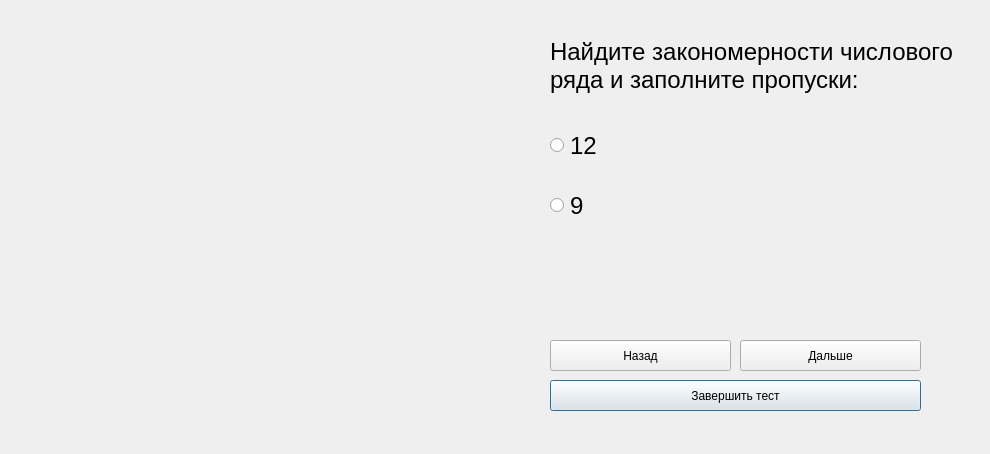
<?xml version="1.0" encoding="UTF-8"?>
<ui version="4.0">
 <class>TestForm13</class>
 <widget class="QDialog" name="TestForm13">
  <property name="geometry">
   <rect>
    <x>0</x>
    <y>0</y>
    <width>990</width>
    <height>454</height>
   </rect>
  </property>
  <property name="windowTitle">
   <string>Dialog</string>
  </property>
  <widget class="QRadioButton" name="radioButton_2">
   <property name="geometry">
    <rect>
     <x>550</x>
     <y>190</y>
     <width>81</width>
     <height>31</height>
    </rect>
   </property>
   <property name="font">
    <font>
     <pointsize>18</pointsize>
    </font>
   </property>
   <property name="layoutDirection">
    <enum>Qt::LeftToRight</enum>
   </property>
   <property name="text">
    <string>9</string>
   </property>
  </widget>
  <widget class="QPushButton" name="finish_pushButton">
   <property name="geometry">
    <rect>
     <x>550</x>
     <y>380</y>
     <width>371</width>
     <height>31</height>
    </rect>
   </property>
   <property name="text">
    <string>Завершить тест</string>
   </property>
  </widget>
  <widget class="QPushButton" name="back_pushButton">
   <property name="geometry">
    <rect>
     <x>550</x>
     <y>340</y>
     <width>181</width>
     <height>31</height>
    </rect>
   </property>
   <property name="text">
    <string>Назад</string>
   </property>
  </widget>
  <widget class="QPushButton" name="next_pushButton">
   <property name="geometry">
    <rect>
     <x>740</x>
     <y>340</y>
     <width>181</width>
     <height>31</height>
    </rect>
   </property>
   <property name="text">
    <string>Дальше</string>
   </property>
  </widget>
  <widget class="QLabel" name="image">
   <property name="geometry">
    <rect>
     <x>20</x>
     <y>30</y>
     <width>411</width>
     <height>331</height>
    </rect>
   </property>
   <property name="text">
    <string/>
   </property>
  </widget>
  <widget class="QLabel" name="question">
   <property name="geometry">
    <rect>
     <x>550</x>
     <y>10</y>
     <width>419</width>
     <height>111</height>
    </rect>
   </property>
   <property name="sizePolicy">
    <sizepolicy hsizetype="Preferred" vsizetype="Preferred">
     <horstretch>0</horstretch>
     <verstretch>0</verstretch>
    </sizepolicy>
   </property>
   <property name="font">
    <font>
     <pointsize>18</pointsize>
    </font>
   </property>
   <property name="mouseTracking">
    <bool>true</bool>
   </property>
   <property name="tabletTracking">
    <bool>false</bool>
   </property>
   <property name="focusPolicy">
    <enum>Qt::NoFocus</enum>
   </property>
   <property name="contextMenuPolicy">
    <enum>Qt::PreventContextMenu</enum>
   </property>
   <property name="autoFillBackground">
    <bool>false</bool>
   </property>
   <property name="midLineWidth">
    <number>-2</number>
   </property>
   <property name="text">
    <string>Найдите закономерности числового ряда и заполните пропуски:</string>
   </property>
   <property name="textFormat">
    <enum>Qt::AutoText</enum>
   </property>
   <property name="scaledContents">
    <bool>false</bool>
   </property>
   <property name="wordWrap">
    <bool>true</bool>
   </property>
   <property name="openExternalLinks">
    <bool>false</bool>
   </property>
  </widget>
  <widget class="QRadioButton" name="radioButton">
   <property name="geometry">
    <rect>
     <x>550</x>
     <y>130</y>
     <width>81</width>
     <height>31</height>
    </rect>
   </property>
   <property name="font">
    <font>
     <pointsize>18</pointsize>
    </font>
   </property>
   <property name="acceptDrops">
    <bool>false</bool>
   </property>
   <property name="toolTip">
    <string/>
   </property>
   <property name="text">
    <string>12</string>
   </property>
  </widget>
 </widget>
 <resources/>
 <connections/>
</ui>
